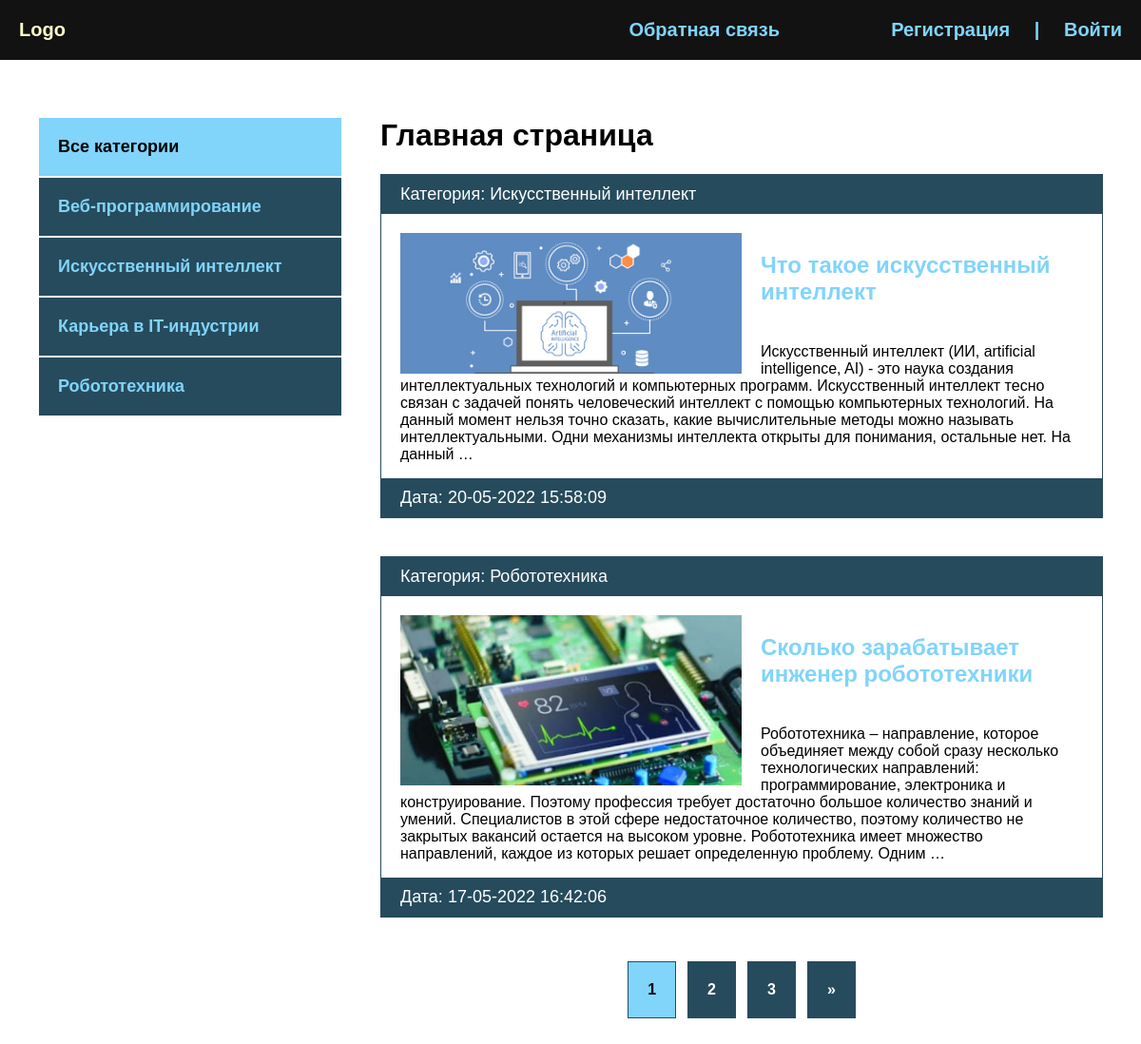
The page / on the database its author committed.
### blog/models.py (models this page shows, shortened)
class Category(models.Model):
    name = models.CharField(max_length=100, db_index=True, verbose_name='Категории')
    slug = models.SlugField(max_length=100, unique=True, db_index=True, verbose_name='URL')
    def __str__(self):
        return self.name
    def get_absolute_url(self):
        return reverse('category', kwargs={'cat_slug': self.slug})
    class Meta:
        verbose_name = "Категорию"
        verbose_name_plural = "Категории"

class Blog(models.Model):
    title = models.CharField(max_length=255, verbose_name='Название')
    slug = models.SlugField(max_length=255, unique=True, db_index=True, verbose_name='URL')
    content = models.TextField(blank=True, verbose_name='Контент')
    photo = models.ImageField(upload_to='photos/%Y/%m/%d', blank=True, verbose_name='Фото')
    time_created = models.DateTimeField(auto_now_add=True, verbose_name='Дата публикации')
    time_update = models.DateTimeField(auto_now=True, verbose_name='Дата обновления')
    is_published = models.BooleanField(default=True, verbose_name='Опубликовано')
    cat = models.ForeignKey('Category', on_delete=models.PROTECT, verbose_name='Категория')
    def get_absolute_url(self):
        return reverse('post', kwargs={'post_slug': self.slug})
    class Meta:
        verbose_name = "Новость"
        verbose_name_plural = "Новости"
        ordering = ['-time_created']

### blog/views.py (the view)
# urls.py: path('', BlogHome.as_view(), name='index'),
class BlogHome(DataMixin, ListView):
    model = Blog
    template_name = 'blog/index.html'
    context_object_name = 'posts'
    def get_context_data(self, *, object_list=None, **kwargs):
        context = super().get_context_data(**kwargs)
        c_def = self.get_user_context(title='Главная страница')
        return dict(list(context.items()) + list(c_def.items()))
    def get_queryset(self):
        return Blog.objects.filter(is_published=True).select_related('cat')

### blog/utils.py (called while the page is built)
    def get_user_context(self, **kwargs):
        context = kwargs
        cats = Category.objects.annotate(Count('blog'))
        user_menu = menu.copy()
        if not self.request.user.is_authenticated:
            user_menu.pop(0)
        context['menu'] = user_menu
        context['cats'] = cats
        if 'cat_selected' not in context:
            context['cat_selected'] = 0
        return context

### blog/templates/blog/index.html
{% extends 'blog/base.html' %}
{% block content %}
{% load static %}
<h1>{{ title }}</h1>
<ul>
    {% for p in posts %}
    <li>
        <p class="first">Категория: {{p.cat}}</p>
        <div class="text">
            {% if p.photo %}
            <img class="image" src="{{ p.photo.url }}" alt="">
            {% else %}
            <img src="{% static 'blog/default.jpg' %}" alt="" class="image">
            {% endif %}
            <h2><a href="{{ p.get_absolute_url }}">{{ p.title }}</a></h2>
            <p>{{ p.content | striptags | truncatewords:50 }}</p>
        </div>
        <p class="date">Дата: {{ p.time_update|date:"d-m-Y H:i:s" }}</p>
    </li>
    {% endfor %}
</ul>
{% endblock %}

### blog/templates/blog/base.html (shortened to what this page needs)
<!DOCTYPE html>
{% load static %}
{% load blog_tags %}
<html lang="en">
<head>
    <link rel="stylesheet" href="{% static 'css/style.css' %}">
</head>
<body>
<div class="header">
    <div class="wrap">
        <ul class="mainmenu">
            <li class="logo"><a href="{% url 'index' %}">Logo</a></li>
            {% for m in menu %}
            <li class="last"><a href="{% url m.url_name %}">{{ m.title }}</a></li>
            {% endfor %}
            {% if request.user.is_authenticated %}
            <li class="last">{{ user.username }} | <a href="{% url 'logout' %}">Выйти</a></li>
            {% else %}
            <li class="last"><a href="{% url 'register' %}">Регистрация</a> | <a href="{% url 'login' %}">Войти</a></li>
            {% endif %}
        </ul>
    </div>
</div>
<div class="content">
    <div class="wrap">
        <div class="sidebar">
            <ul>
                {% if cat_selected == 0 %}
                <li class="selected">Все категории</li>
                {% else %}
                <li><a href="{% url 'index' %}">Все категории</a></li>
                {% endif %}
                {% for c in cats %}
                {% if c.blog__count > 0 %}
                {% if c.pk == cat_selected %}
                <li class="selected">{{ c.name }}</li>
                {% else %}
                <li><a href="{{ c.get_absolute_url }}">{{ c.name }}</a></li>
                {% endif %}
                {% endif %}
                {% endfor %}
            </ul>
        </div>
        <div class="main">
            {% block content %}
            {% endblock %}
            {% if page_obj.has_other_pages %}
            <div>
                <ul class="list-pages">
                    {% for p in paginator.page_range %}
                    {% if page_obj.number == p %}
                    <li class="page-num page-num-selected">{{ p }}</li>
                    {% elif p >= page_obj.number|add:-2 and p <= page_obj.number|add:2 %}
                    <li class="page-num">
                        <a href="?page={{ p }}">{{ p }}</a>
                    </li>
                    {% endif %}
                    {% endfor %}
                    {% if page_obj.has_next %}
                    <li class="page-num">
                        <a href="?page={{ page_obj.next_page_number }}">&raquo;</a>
                    </li>
                    {% endif %}
                </ul>
            </div>
            {% endif %}
        </div>
    </div>
</div>
</body>
</html>

### blog/static/css/style.css (style rules this page uses)
body { padding: 0; margin: 0; background: #264b5d; font-family: Verdana, Geneva, Tahoma, sans-serif; }
.wrap { max-width: 1200px; margin: 0 auto; }
.content .wrap { background: #FFF; padding: 40px; box-sizing: border-box; display: flex; }
ul { list-style: none; margin: 0; padding: 0; }
a { color: #81d4fa; text-decoration: none; padding: 20px; display: block; }
.mainmenu { display: flex; align-items: center; font-size: 20px; font-weight: bold; justify-content: space-between; }
.header { background: #121212; }
.logo { flex-basis: 40%; }
.last { flex-basis: 30%; text-align: right; color: #81d4fa; }
.sidebar ul { width: 320px; margin-right: 40px; margin-top: 20px; }
.sidebar a { padding: 20px; display: block; border: 1px solid #fff; background: #264b5d; font-weight: bold; font-size: 18px; }
.selected { font-size: 18px; padding: 20px; border: 1px solid #fff; font-weight: bold; background: #81d4fa; }
.main li { border: 1px solid #264b5d; margin-bottom: 40px; }
.first, .date { padding: 10px 20px; background: #264b5d; font-size: 18px; color: #FFF; margin: 0; }
.image { float: left; margin-right: 20px; max-width: 50%; }
.text { padding: 20px 20px 0; }
.text h2 { margin-top: 0; }
.text a { padding-left: 0; }
.list-pages { display: flex; justify-content: center; }
.list-pages .page-num-selected { background: #81d4fa; padding: 20px; }
.list-pages a { background: #264b5d; padding: 20px; display: block; color: #fff; }
.page-num { margin: 6px; font-weight: bold; }
.last a { display: inline; }

### rows shown on the page
Category: name "Веб-программирование"
Category: name "Искусственный интеллект"
Category: name "Карьера в IT-индустрии"
Category: name "Робототехника"
Blog: cat "Искусственный интеллект", photo (picture), title "Что такое искусственный интеллект", content "Искусственный интеллект (ИИ, artificial intelligence, AI) - это наука создания интеллектуальных технологий и компьютерных программ. Искусственный интеллект тесно связан с задачей понять человеческий интеллект с помощью компьютерных технологий. На данный момент нельзя точно сказать, какие вычислительные методы можно называть интеллектуальными. Одни механизмы интеллекта открыты для понимания, остальные нет. На данный …", time_update "20-05-2022 15:58:09"
Blog: cat "Робототехника", photo (picture), title "Сколько зарабатывает инженер робототехники", content "Робототехника – направление, которое объединяет между собой сразу несколько технологических направлений: программирование, электроника и конструирование. Поэтому профессия требует достаточно большое количество знаний и умений. Специалистов в этой сфере недостаточное количество, поэтому количество не закрытых вакансий остается на высоком уровне. Робототехника имеет множество направлений, каждое из которых решает определенную проблему. Одним …", time_update "17-05-2022 16:42:06"

### other values the page prints
{{ m.title }} "Обратная связь"
{{ title }} "Главная страница"
{{ p }} "1"
{{ p }} "2" "3"
